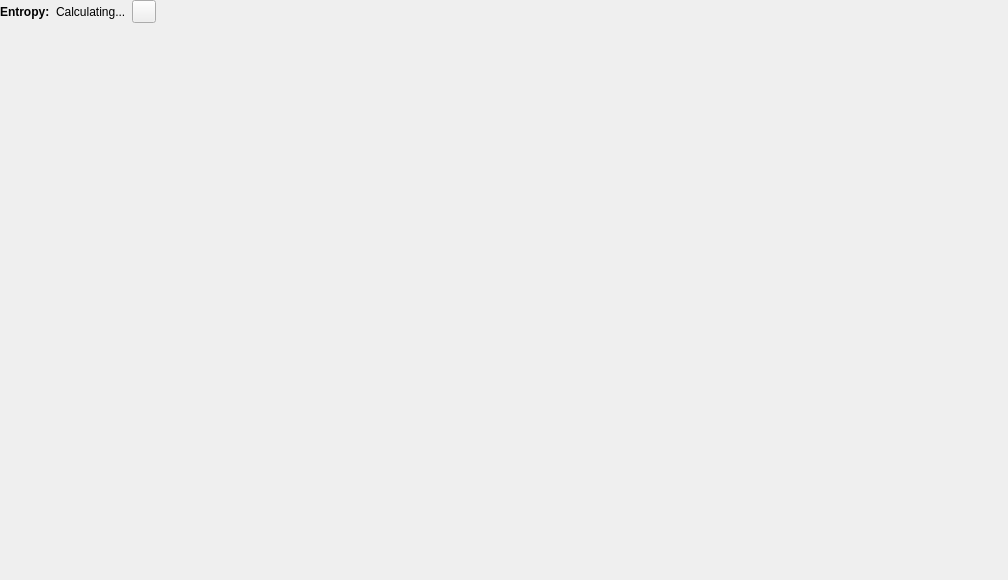
<?xml version="1.0" encoding="UTF-8"?>
<ui version="4.0">
 <class>ChartTab</class>
 <widget class="QWidget" name="ChartTab">
  <property name="geometry">
   <rect>
    <x>0</x>
    <y>0</y>
    <width>1008</width>
    <height>580</height>
   </rect>
  </property>
  <property name="windowTitle">
   <string>Form</string>
  </property>
  <layout class="QVBoxLayout" name="verticalLayout" stretch="0,1">
   <property name="spacing">
    <number>0</number>
   </property>
   <property name="leftMargin">
    <number>0</number>
   </property>
   <property name="topMargin">
    <number>0</number>
   </property>
   <property name="rightMargin">
    <number>0</number>
   </property>
   <property name="bottomMargin">
    <number>0</number>
   </property>
   <item>
    <layout class="QHBoxLayout" name="horizontalLayout">
     <property name="spacing">
      <number>6</number>
     </property>
     <item>
      <widget class="QLabel" name="label">
       <property name="font">
        <font>
         <weight>75</weight>
         <bold>true</bold>
        </font>
       </property>
       <property name="text">
        <string>Entropy:</string>
       </property>
      </widget>
     </item>
     <item>
      <widget class="QLabel" name="lblEntropy">
       <property name="text">
        <string>Calculating...</string>
       </property>
      </widget>
     </item>
     <item>
      <widget class="QToolButton" name="tbSwitchChart">
       <property name="text">
        <string/>
       </property>
      </widget>
     </item>
     <item>
      <spacer name="horizontalSpacer">
       <property name="orientation">
        <enum>Qt::Horizontal</enum>
       </property>
       <property name="sizeHint" stdset="0">
        <size>
         <width>40</width>
         <height>20</height>
        </size>
       </property>
      </spacer>
     </item>
    </layout>
   </item>
   <item>
    <widget class="ChartContainer" name="chartContainer" native="true"/>
   </item>
  </layout>
 </widget>
 <customwidgets>
  <customwidget>
   <class>ChartContainer</class>
   <extends>QWidget</extends>
   <header>widgets/chart/chartcontainer.h</header>
   <container>1</container>
  </customwidget>
 </customwidgets>
 <resources/>
 <connections/>
</ui>
